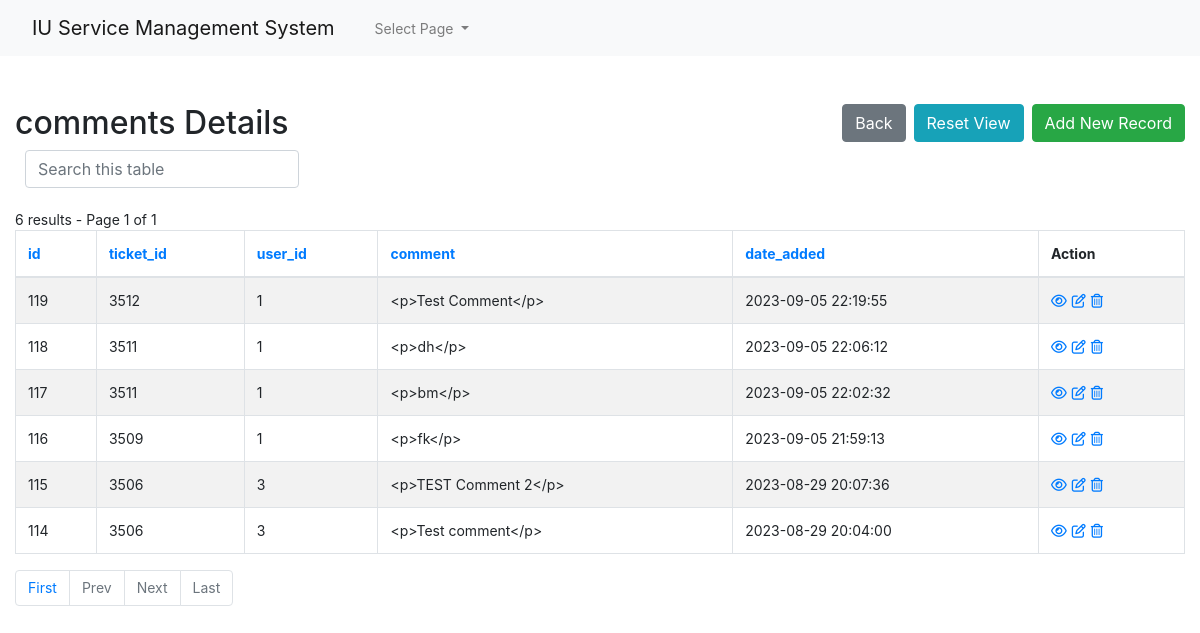
The app's page /admin1/core/app/comments-index.php (signed in) with its own data.
### tables this page shows
CREATE TABLE `comments` (
  `id` int(10) UNSIGNED NOT NULL,
  `ticket_id` int(10) UNSIGNED NOT NULL,
  `user_id` int(10) UNSIGNED NOT NULL,
  `comment` text NOT NULL,
  `date_added` datetime NOT NULL
);

### admin1/core/app/config.php (called while the page is built, shortened)
<?php
$no_of_records_per_page = 10;
?>

### admin1/core/app/comments-index.php (the view, shortened to what this page needs)
<!DOCTYPE html>
<html lang="en">
<head>
    <link rel="stylesheet" href="https://stackpath.bootstrapcdn.com/bootstrap/4.5.0/css/bootstrap.min.css">
</head>
<?php require_once('navbar.php'); ?>
<body>
    <section class="pt-5">
        <div class="container-fluid">
            <div class="row">
                <div class="col-md-12">
                    <div class="page-header clearfix">
                        <h2 class="float-left">comments Details</h2>
                        <a href="comments-create.php" class="btn btn-success float-right">Add New Record</a>
                        <a href="comments-index.php" class="btn btn-info float-right mr-2">Reset View</a>
                        <a href="index.php" class="btn btn-secondary float-right mr-2">Back</a>
                    </div>
                    <div class="form-row">
                        <form action="comments-index.php" method="get">
                        <div class="col">
                          <input type="text" class="form-control" placeholder="Search this table" name="search">
                        </div>
                    </div>
                    <br>
                    <?php
                    require_once "config.php";
                    $domain   = $_SERVER['HTTP_HOST'];
                    $script   = $_SERVER['SCRIPT_NAME'];
                    $parameters   = $_GET ? $_SERVER['QUERY_STRING'] : "" ;
                    $protocol=($_SERVER['HTTPS'] == "on" ? "https" : "http");
                    $currenturl = $protocol . '://' . $domain. $script . '?' . $parameters;
                    if (isset($_GET['pageno'])) {
                        $pageno = $_GET['pageno'];
                    } else {
                        $pageno = 1;
                    }
                    $offset = ($pageno-1) * $no_of_records_per_page;
                    $total_pages_sql = "SELECT COUNT(*) FROM comments";
                    $result = mysqli_query($link,$total_pages_sql);
                    $total_rows = mysqli_fetch_array($result)[0];
                    $total_pages = ceil($total_rows / $no_of_records_per_page);
                    $order = 'id';
                    $sortBy = array('asc', 'desc'); $sort = 'desc';
                    $sql = "SELECT * FROM comments ORDER BY $order $sort LIMIT $offset, $no_of_records_per_page";
                    $count_pages = "SELECT * FROM comments";
                    if(!empty($_GET['search'])) {
                        $search = ($_GET['search']);
                        $sql = "SELECT * FROM comments
                            WHERE CONCAT_WS (id,ticket_id,user_id,comment,date_added)
                            LIKE '%$search%'
                            ORDER BY $order $sort
                            LIMIT $offset, $no_of_records_per_page";
                        $count_pages = "SELECT * FROM comments
                            WHERE CONCAT_WS (id,ticket_id,user_id,comment,date_added)
                            LIKE '%$search%'
                            ORDER BY $order $sort";
                    }
                    else {
                        $search = "";
                    }
                    if($result = mysqli_query($link, $sql)){
                        if(mysqli_num_rows($result) > 0){
                            if ($result_count = mysqli_query($link, $count_pages)) {
                               $total_pages = ceil(mysqli_num_rows($result_count) / $no_of_records_per_page);
                           }
                            $number_of_results = mysqli_num_rows($result_count);
                            echo " " . $number_of_results . " results - Page " . $pageno . " of " . $total_pages;
                            echo "<table class='table table-bordered table-striped'>";
                                echo "<thead>";
                                    echo "<tr>";
                                        echo "<th><a href=?search=$search&sort=&order=id&sort=$sort>id</th>";
										echo "<th><a href=?search=$search&sort=&order=ticket_id&sort=$sort>ticket_id</th>";
										echo "<th><a href=?search=$search&sort=&order=user_id&sort=$sort>user_id</th>";
										echo "<th><a href=?search=$search&sort=&order=comment&sort=$sort>comment</th>";
										echo "<th><a href=?search=$search&sort=&order=date_added&sort=$sort>date_added</th>";
                                        echo "<th>Action</th>";
                                    echo "</tr>";
                                echo "</thead>";
                                echo "<tbody>";
                                while($row = mysqli_fetch_array($result)){
                                    echo "<tr>";
                                    echo "<td>" . htmlspecialchars($row['id']) . "</td>";echo "<td>" . htmlspecialchars($row['ticket_id']) . "</td>";echo "<td>" . htmlspecialchars($row['user_id']) . "</td>";echo "<td>" . htmlspecialchars($row['comment']) . "</td>";echo "<td>" . htmlspecialchars($row['date_added']) . "</td>";
                                        echo "<td>";
                                            echo "<a href='comments-read.php?id=". $row['id'] ."' title='View Record' data-toggle='tooltip'><i class='far fa-eye'></i></a>";
                                            echo "<a href='comments-update.php?id=". $row['id'] ."' title='Update Record' data-toggle='tooltip'><i class='far fa-edit'></i></a>";
                                            echo "<a href='comments-delete.php?id=". $row['id'] ."' title='Delete Record' data-toggle='tooltip'><i class='far fa-trash-alt'></i></a>";
                                        echo "</td>";
                                    echo "</tr>";
                                }
                                echo "</tbody>";
                            echo "</table>";
?>
                                <ul class="pagination" align-right>
                                <?php
                                    $new_url = preg_replace('/&?pageno=[^&]*/', '', $currenturl);
                                 ?>
                                    <li class="page-item"><a class="page-link" href="<?php echo $new_url .'&pageno=1' ?>">First</a></li>
                                    <li class="page-item <?php if($pageno <= 1){ echo 'disabled'; } ?>">
                                        <a class="page-link" href="<?php if($pageno <= 1){ echo '#'; } else { echo $new_url ."&pageno=".($pageno - 1); } ?>">Prev</a>
                                    </li>
                                    <li class="page-item <?php if($pageno >= $total_pages){ echo 'disabled'; } ?>">
                                        <a class="page-link" href="<?php if($pageno >= $total_pages){ echo '#'; } else { echo $new_url . "&pageno=".($pageno + 1); } ?>">Next</a>
                                    </li>
                                    <li class="page-item <?php if($pageno >= $total_pages){ echo 'disabled'; } ?>">
                                        <a class="page-item"><a class="page-link" href="<?php echo $new_url .'&pageno=' . $total_pages; ?>">Last</a>
                                    </li>
                                </ul>
<?php
                        } else{
                            echo "<p class='lead'><em>No records were found.</em></p>";
                        }
                    } else{
                        echo "ERROR: Could not able to execute $sql. " . mysqli_error($link);
                    }
                    ?>
                </div>
            </div>
        </div>
    </section>
</body>
</html>

### admin1/core/app/comments-index.php (style rules this page uses)
.page-header h2 { margin-top: 0; }
table tr td:last-child a { margin-right: 5px; }
body { font-size: 14px; }

### records on screen
comments: id "119", ticket "3512", user "1", comment "<p>Test Comment</p>", date_added "2023-09-05 22:19:55"
comments: id "118", ticket "3511", user "1", comment "<p>dh</p>", date_added "2023-09-05 22:06:12"
comments: id "117", ticket "3511", user "1", comment "<p>bm</p>", date_added "2023-09-05 22:02:32"
comments: id "116", ticket "3509", user "1", comment "<p>fk</p>", date_added "2023-09-05 21:59:13"
comments: id "115", ticket "3506", user "3", comment "<p>TEST Comment 2</p>", date_added "2023-08-29 20:07:36"
comments: id "114", ticket "3506", user "3", comment "<p>Test comment</p>", date_added "2023-08-29 20:04:00"

### other values on screen
$number_of_results "6"
$pageno "1"
$total_pages "1"
